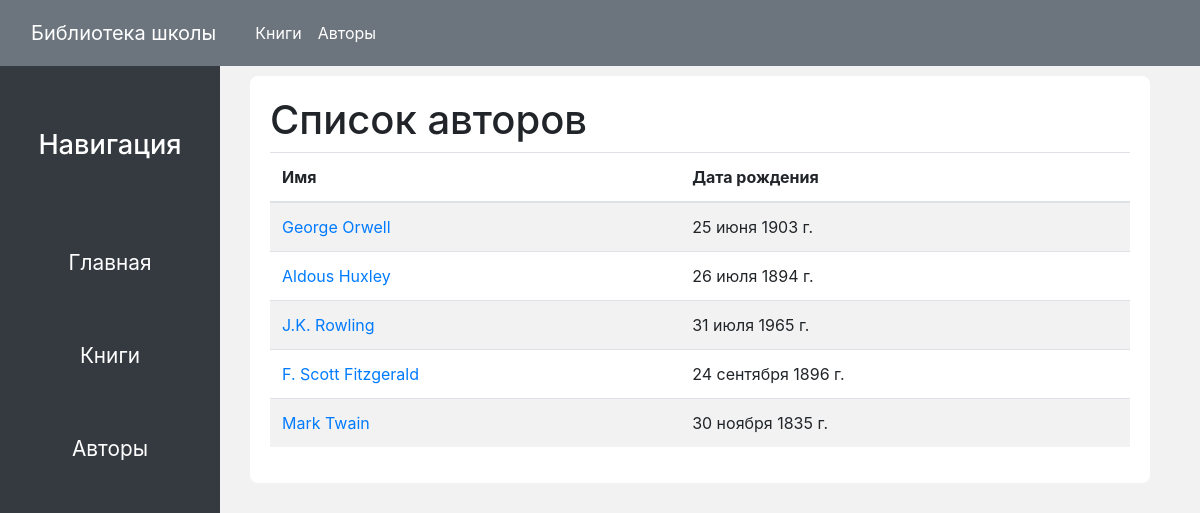
The app's page /catalog/authors/, older data.
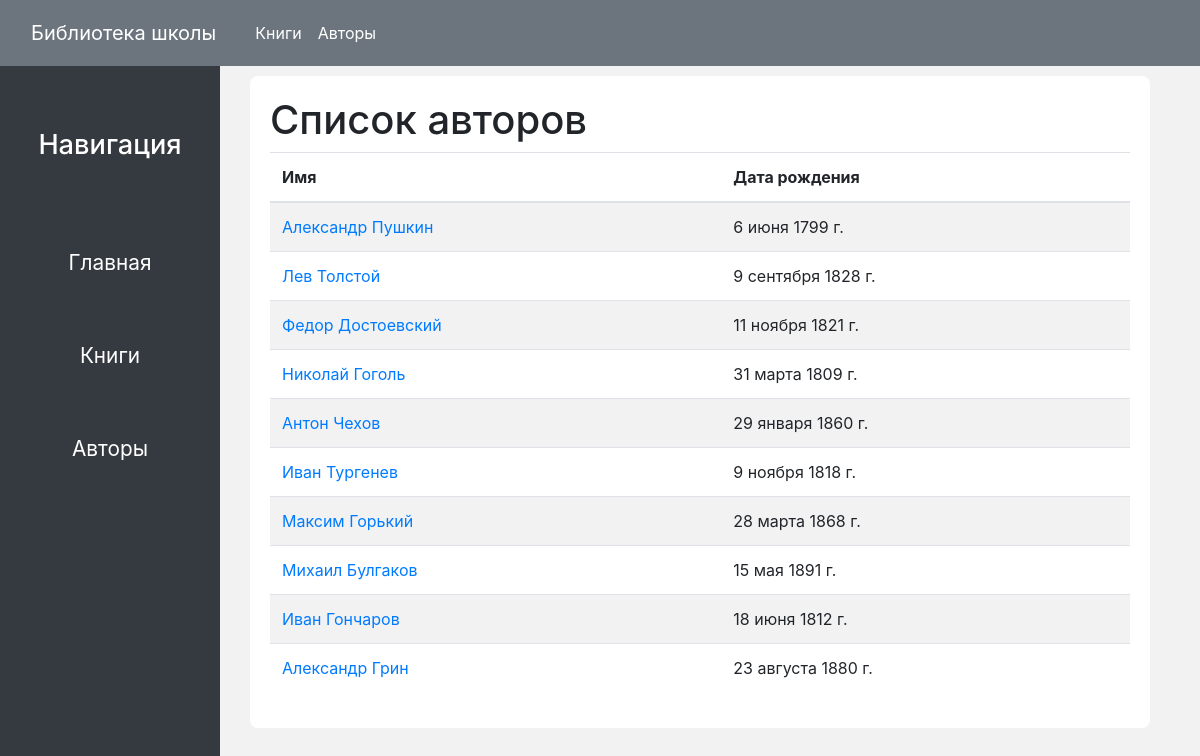
The same page, newer data.
### catalog/models.py (models this page shows, shortened)
class Author(models.Model):
    first_name = models.CharField(max_length=100)
    last_name = models.CharField(max_length=100)
    date_of_birth = models.DateField(null=True, blank=True)

### catalog/views.py (the view)
# urls.py: path('authors/', views.author_list, name='authors'),
def author_list(request):
    authors = Author.objects.all()
    return render(request, 'author_list.html', {'authors': authors})

### catalog/templates/author_list.html (shortened to what this page needs)
{% extends "base_generic.html" %}
{% block content %}
<h1>Список авторов</h1>
<table class="table table-striped">
    <thead>
        <tr>
            <th>Имя</th>
            <th>Дата рождения</th>
        </tr>
    </thead>
    <tbody>
        {% for author in authors %}
        <tr>
            <td><a href="{% url 'author-detail' author.pk %}">{{ author.first_name }} {{ author.last_name }}</a></td>
            <td>{{ author.date_of_birth }}</td>
        </tr>
        {% endfor %}
    </tbody>
</table>
{% endblock %}

### catalog/templates/base_generic.html (shortened to what this page needs)
<!DOCTYPE html>
<html lang="ru">
<head>
    <link rel="stylesheet" href="https://stackpath.bootstrapcdn.com/bootstrap/4.5.2/css/bootstrap.min.css">
</head>
<body>
    <div class="navbar navbar-expand-lg">
        <a class="navbar-brand" href="{% url 'index' %}">Библиотека школы</a>
        <div class="navbar-nav">
            <a class="nav-link" href="{% url 'books' %}">Книги</a>
            <a class="nav-link" href="{% url 'authors' %}">Авторы</a>
        </div>
    </div>
    <div class="container-fluid">
        <div class="row">
            <div class="col-md-3 sidebar">
                <h3>Навигация</h3>
                <ul class="list-unstyled">
                    <li><a href="{% url 'index' %}" class="btn btn-dark">Главная</a></li>
                    <li><a href="{% url 'books' %}" class="btn btn-dark">Книги</a></li>
                    <li><a href="{% url 'authors' %}" class="btn btn-dark">Авторы</a></li>
                </ul>
            </div>
            <div class="col-md-9 content">
                {% block content %}
                {% endblock %}
            </div>
        </div>
    </div>
</body>
</html>

### catalog/templates/base_generic.html (style rules this page uses)
body { padding-top: 56px; background-color: #f2f2f2; }
.container-fluid { max-width: 1200px; }
.sidebar { background-color: #343a40; color: #ffffff; padding: 25px; border-radius: 8px; height: 100vh; position: fixed; top: 56px; left: 0; width: 220px; }
.sidebar a { color: #ffffff; text-decoration: none; font-size: 1.3rem; display: block; padding: 20px; border-radius: 5px; margin-bottom: 20px; text-align: center; }
.sidebar h3 { font-size: 1.7rem; margin-top: 3rem; margin-bottom: 4rem; text-align: center; }
.content { background-color: #ffffff; padding: 20px; border-radius: 8px; margin-left: 250px; margin-top: 20px; }
.navbar { margin-bottom: 0; background-color: #6c757d; color: #ffffff; width: 100%; position: fixed; top: 0; z-index: 1000; }
.navbar a { color: #ffffff; text-decoration: none; padding: 10px 15px; display: block; }

Row changes from the older to the newer data that the page shows:
removed Author: first_name "J.K.", last_name "Rowling", date_of_birth "31 июля 1965 г."
changed Author: first_name "George" → "Александр"; last_name "Orwell" → "Пушкин"; date_of_birth "25 июня 1903 г." → "6 июня 1799 г."
changed Author: first_name "Aldous" → "Лев"; last_name "Huxley" → "Толстой"; date_of_birth "26 июля 1894 г." → "9 сентября 1828 г."
added Author: first_name "Федор", last_name "Достоевский", date_of_birth "11 ноября 1821 г."
changed Author: first_name "F. Scott" → "Николай"; last_name "Fitzgerald" → "Гоголь"; date_of_birth "24 сентября 1896 г." → "31 марта 1809 г."
changed Author: first_name "Mark" → "Антон"; last_name "Twain" → "Чехов"; date_of_birth "30 ноября 1835 г." → "29 января 1860 г."
added Author: first_name "Иван", last_name "Тургенев", date_of_birth "9 ноября 1818 г."
added Author: first_name "Максим", last_name "Горький", date_of_birth "28 марта 1868 г."
added Author: first_name "Михаил", last_name "Булгаков", date_of_birth "15 мая 1891 г."
added Author: first_name "Иван", last_name "Гончаров", date_of_birth "18 июня 1812 г."
added Author: first_name "Александр", last_name "Грин", date_of_birth "23 августа 1880 г."
